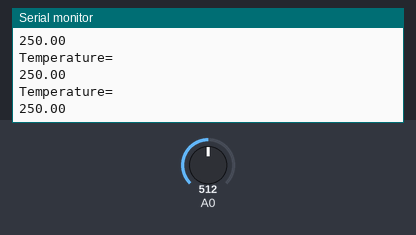
This sketch was run on a simulated Arduino Uno, built with avr-gcc and run on an emulated ATmega328P. Shown: the last lines printed to the serial monitor. The inputs (shaded band) are chosen by the test bench; at power-on: A0 = 512.

Above: at 1.2 s.
1.3 s: A0 set to 716
At 1.39 s:
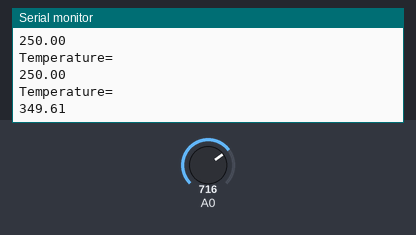
2.8 s: A0 set to 900
At 2.8 s:
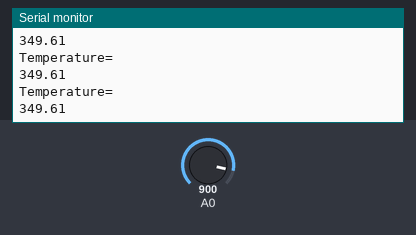
Timing chart, 0 to 5.8 s (numbered marks = the images above; inputs shaded):
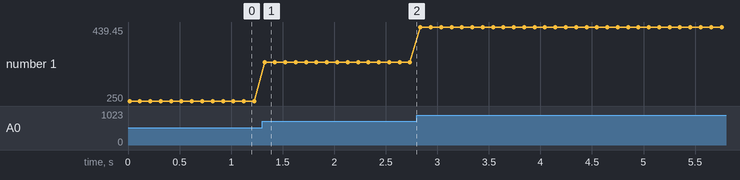

The sketch:

12_o_clock.ino
```cpp
int temp;
void setup() {
  Serial.begin(9600);
}
void loop() {
  temp= analogRead(A0);
  float volt =temp*(0.0048828125);
  float mv = volt*1000;
  float degree = mv/10;
  Serial.println("Temperature=" );
  Serial.println(degree);
  delay(100);
}
```

Measured:
- after the input at 1.3 s, the serial monitor: prints a new line at once (image 1)
- plotted number 1: 250 → 349.61 after the input at 1.3 s, 349.61 → 439.45 after the input at 2.8 s
